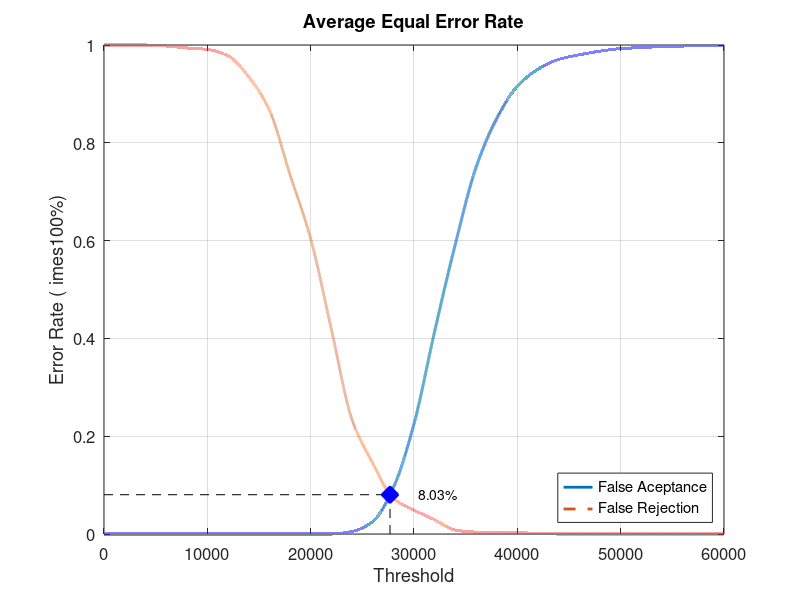
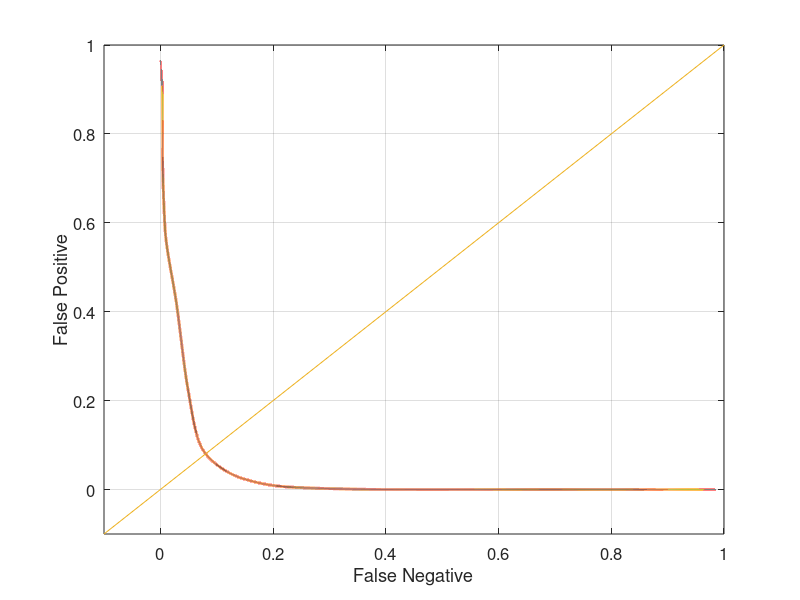

Recreate these plots in MATLAB, in order.
close all;
clear;
clc;
x = 0:2000:60000;
xq = 0:0.5:60000;

y0 = [0 0 0 0 0 0 0 0 0 0 0 0 0.00526316 0.0252632 0.0947368 0.225263 0.414737 0.592632 0.749474 0.849474 0.915789 0.950526 0.970526 0.98 0.987368 0.992632 0.994737 0.996842 0.997895 0.998947 1]
yy0 = interp1(x, y0, xq, 'pchip');
y1 = [1 1 1 0.998 0.994 0.991 0.978 0.935 0.867 0.735 0.604 0.419 0.234 0.145 0.073 0.049 0.029 0.008 0.004 0.004 0.003 0.001 0 0 0 0 0 0 0 0 0]
yy1 = interp1(x, y1, xq, 'pchip');

% Calculating EER: 
y2 = abs(y0 - y1);
find(y2 == min(y2))
yy2 = abs(yy0 - yy1);
xEER = find(yy2 == min(yy2));
xEERIndex = xq(xEER) % X-axis EER
yEER = yy0(xEER) % Y-axis EER

main = figure
plot(xq, yy0,'-','LineWidth', 2);	hold on
plot(xq, yy1,'--','LineWidth', 2);	hold on
plot([xEERIndex xEERIndex], [0 yEER], 'k--');	hold on
plot([0 xEERIndex], [yEER yEER], 'k--');	hold on
plot(xEERIndex, yEER, 'bx', 'LineWidth', 10);	hold on
text(xEERIndex + 10 * xEERIndex / 100, yEER, [num2str(round((10000 * yEER)) / 100) '%'])
legend('False Aceptance', 'False Rejection', 'Location', 'SouthEast')
xlabel('Threshold')
ylabel('Error Rate (	imes100%)')
title('Average Equal Error Rate')
set(gca, 'FontSize', 12)
axis([0 60000 0 1])
grid on

print(main, 'Database1AverageMain', '-dpng');
FNRxFPR = figure('Color', [1 1 1]);
plot(yy1, yy0, '-', yy1, yy0, 'LineWidth', 2);
hold on
y = -0.1:0.1:1
plot(y, y); 
set(gca, 'FontSize', 12)
xlabel('False Negative')
ylabel('False Positive')
axis([-0.1 1 -0.1 1])
set(gca, 'FontSize', 12)
grid on

print(FNRxFPR, 'Database1AverageFNRxFPR','-dpng');
